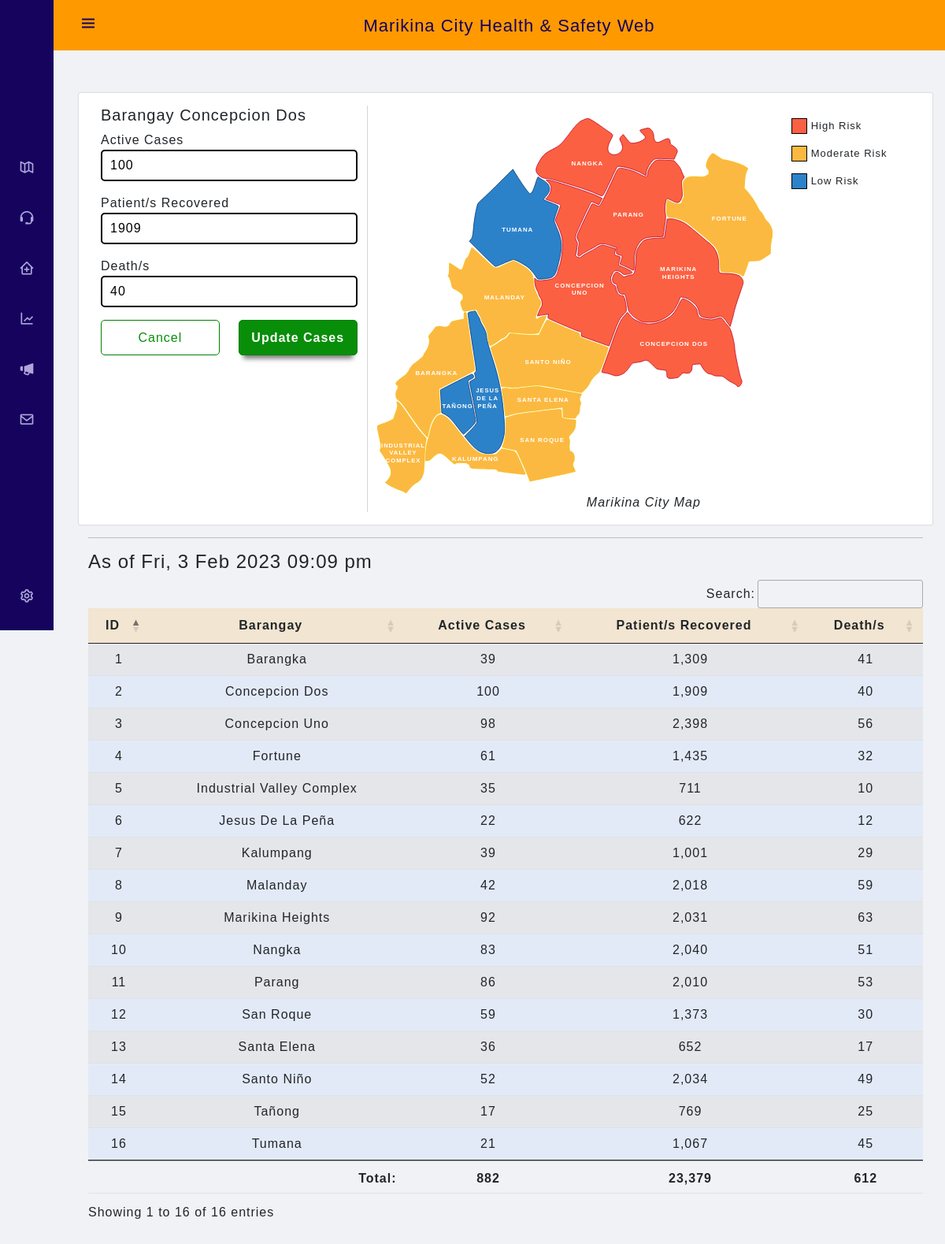
The page /admin/covid19-cases?barangay-id=2 (signed in) on the database its author committed.
### tables this page shows
CREATE TABLE `barangay_cases` (
  `id` int(11) NOT NULL,
  `barangay_id` int(11) NOT NULL,
  `active_cases` int(11) NOT NULL DEFAULT 0,
  `recovered_cases` int(11) NOT NULL DEFAULT 0,
  `death_cases` int(11) NOT NULL DEFAULT 0
);

CREATE TABLE `svg_path` (
  `barangay_id` int(11) NOT NULL,
  `barangay` text NOT NULL,
  `svg_id` text NOT NULL,
  `d` text NOT NULL,
  `label` text NOT NULL
);

### admin/covid19-cases.php (the view, shortened to what this page needs)
<?php require_once "controller.php"; ?>
<?php
if(isset($_COOKIE['ad'])){
    $email = $_COOKIE['ad'];
    $admin_id = $_COOKIE['ai'];
}else{
    $email = $_SESSION['email'];
}
if($email != false){
    $sql = "SELECT * FROM admin WHERE email = '$email'";
    $run_Sql = mysqli_query($conn, $sql);
}else{
    header('Location: login');
}
$barangay_id = "";
if(isset($_GET['barangay-id'])){
    $barangay_id = $_GET['barangay-id'];
    $sql4 = "SELECT * FROM barangay_cases WHERE id ='$barangay_id'";
    $result4 = $conn->query($sql4);
    while ($row4 = $result4->fetch_assoc()) {
        $active_cases = $row4['active_cases'];
        $recovered_cases = $row4['recovered_cases'];
        $death_cases = $row4['death_cases'];
    }
}
$sql2 = "SELECT update_time FROM information_schema.tables WHERE table_name = 'barangay_cases'";
$result2 = $conn->query($sql2);
if ($result2->num_rows > 0) {
    while ($row2 = $result2->fetch_assoc()) {
        $mysql_date = $row2['update_time'];
    }
}
$sql3 = "SELECT barangay_cases.barangay_id, svg_path.barangay, barangay_cases.active_cases, barangay_cases.recovered_cases, barangay_cases.death_cases FROM
barangay_cases INNER JOIN svg_path ON barangay_cases.barangay_id=svg_path.barangay_id";
$result3 = $conn->query($sql3);
$sql4 = "SELECT SUM(active_cases) AS total_active_cases, SUM(recovered_cases) AS total_recovered_cases, SUM(death_cases) AS total_death_cases FROM barangay_cases";
$result4 = $conn->query($sql4);
$phpdate = strtotime($mysql_date . "+8 hours");
$mysqldate = date('D\, j M Y h:i a', $phpdate );
?>
<?php include "php/header1.php"; ?>
<?php include "php/header2.php"; ?>
<?php include "php/navigation.php"; ?>
<div class="main-content container-fluid">
    <div class="row profile-form p-3">
        <div class="col-12 col-lg-4 order-lg-first line2">
            <form action="" method="POST" enctype="multipart/form-data">
                <h5>Barangay
                    <?php
                    switch ($barangay_id){
                        case "2": echo "Concepcion Dos";
                            break;
                    } ?>
                </h5>
                <div class="row mb-3">
                    <div class="col">
                        <label for="confirmed_cases">Active Cases</label><br/>
                        <input type="text" class="login-credentials" id="confirmed_cases" name="active_cases" placeholder="Enter number of active cases" value="<?php if(!empty($active_cases)){echo $active_cases;} else{echo "0";}?>" onkeydown="javascript: return event.keyCode === 8 || event.keyCode === 46 ? true : !isNaN(Number(event.key))"required>
                    </div>
                </div>
                <div class="row mb-3">
                    <div class="col">
                        <label for="recovered_cases">Patient/s Recovered</label><br/>
                        <input type="text" class="login-credentials" id="recovered_cases" name="recovered_cases" placeholder="Enter number of recovered cases" value="<?php if(!empty($recovered_cases)){echo $recovered_cases;} else{echo "0";}?>" onkeydown="javascript: return event.keyCode === 8 || event.keyCode === 46 ? true : !isNaN(Number(event.key))"required>
                    </div>
                </div>
                <div class="row mb-3">
                    <div class="col">
                        <label for="deaths">Death/s</label><br/>
                        <input type="text" class="login-credentials" id="deaths" name="death_cases" placeholder="Enter number of death cases" value="<?php if(!empty($death_cases)){echo $death_cases;}else{echo "0";} ?>" onkeydown="javascript: return event.keyCode === 8 || event.keyCode === 46 ? true : !isNaN(Number(event.key))"required>
                    </div>
                </div>
                <div class="row">
                    <div class="col-6">
                        <?php if(!empty($barangay_id)){
                            echo "<a href='covid19-cases'><button type='button' class='cancel-button'>Cancel</button></a>";
                        }
                        ?>
                    </div>
                    <div class="col-6">
                        <input class="login-button"  value="Update Cases" name="update-cases" type="submit">
                    </div>
                </div>
            </form>
        </div>
        <div class="col-12 col-lg-8 order-first">
            <div class="row">
                <div class="col-12 col-lg-9 order-first mt-3">
                    <div class="mapdiv">
                    </div>
                </div>
                <div class="col-12 col-lg-3 mt-3">
                    <div class="row">
                        <div class="col-4 col-lg-12 order-first">
                            <div class="box-test">
                                <div class='box red'></div>
                                <span class="box-text">High Risk</span>
                            </div>
                        </div>
                        <div class="col-4 col-lg-12">
                            <div class="box-test">
                                <div class='box yellow'></div>
                                <span class="box-text">Moderate Risk</span>
                            </div>
                        </div>
                        <div class="col-4 col-lg-12">
                            <div class="box-test">
                                <div class='box green'></div>
                                <span class="box-text">Low Risk</span>
                            </div>
                        </div>
                    </div>
                </div>
            </div>
            <div class="row">
                <div style="text-align:center;"><em>Marikina City Map</em></div>
            </div>
        </div>
    </div>
    <hr>
    <h4><?php echo "As of ".$mysqldate; ?></h4>
    <table id="example" class="table table-striped" style="width:100%">
        <thead>
            <tr>
                <th class="row-head" >ID</th>
                <th class="row-head">Barangay</th>
                <th class="row-head">Active Cases</th>
                <th class="row-head">Patient/s Recovered</th>
                <th class="row-head">Death/s</th>
            </tr>
        </thead>
        <tbody>
        <?php
            if ($result3->num_rows > 0) {
                while ($row3 = $result3->fetch_assoc()) {
                    ?>
                        <tr>
                            <td><?php echo $row3['barangay_id']; ?></td>
                            <td><?php echo $row3['barangay']; ?></td>
                            <td><?php echo number_format($row3['active_cases']); ?></td>
                            <td><?php echo number_format($row3['recovered_cases']); ?></td>
                            <td><?php echo number_format($row3['death_cases']); ?></td>
                        </tr>
                <?php }
            }?>
        </tbody>
        <tfoot>
        <?php
            if ($result4->num_rows > 0) {
                while ($row4 = $result4->fetch_assoc()) {
                    ?>
                        <tr>
                            <th colspan="2" style="text-align:right">Total:</th>
                            <th><?php echo number_format($row4['total_active_cases']); ?></th>
                            <th><?php echo number_format($row4['total_recovered_cases']); ?></th>
                            <th><?php echo number_format($row4['total_death_cases']); ?></th>
                        </tr>
                <?php }
            }?>
        </tfoot>
    </table>
</div>
<?php include "php/navigation2.php"; ?>

### admin/css/style.css (style rules this page uses)
* { margin: 0; padding: 0; box-sizing: border-box; text-decoration: none; font-family: 'Helvetica', 'Arial', sans-serif; letter-spacing: 1px; }
html { height: 100%; min-width: 100%; margin:0; padding:0; }
body { background-color: #f0f2f5 !important; }
.dt-center { vertical-align: middle; }
.body-nav { position: relative; margin: var(--header-height) 0 0 0; padding: 0 1rem; font-family: var(--body-font); font-size: var(--normal-font-size); transition: .5s; }
.login-credentials { width: 100%; height: 40px; padding-left: 10px; padding-right: 5px; border-radius: 5px; border: solid 2px black; }
.login-button { width: 100%; height: 45px; color: white; background-color: var(--button-color); border: solid thin green; border-radius: 5px; cursor: pointer; outline: none; transition: 0.4s; -webkit-box-shadow: 0 10px 6px -6px #777; -moz-box-shadow: 0 10px 6px -6px #777; box-shadow: 0 10px 6px -6px #777; font-weight: bold; }
.cancel-button { width: 100%; height: 45px; color: var(--button-color); background-color: white; border: solid thin green; border-radius: 5px; cursor: pointer; outline: none; transition: 0.4s; }
:root { --header-height: 3rem; --nav-width: 68px; --first-color: #15035e; --first-color-light: #AFA5D9; --white-color: #fbf9f6; --orange-color: #ff9900; --dmenu-color: #2605a7; --button-color: #088e08; --body-font: 'Nunito', sans-serif; --normal-font-size: 1rem; --z-fixed: 100 }
a { text-decoration: none; }
@media screen and (min-width: 640px) { .body-nav { margin: calc(var(--header-height) + 1rem) 0 0 0; padding-left: calc(var(--nav-width) + 2rem) } }
.main-content { padding: 5%; background-color: #f0f2f5; }
.even { background-color: rgba(151, 187, 255, 0.15) !important; }
.row-head { background-color: rgba(255, 153, 0, 0.15) !important; }
.profile-form { height: 100%; margin-left: auto; margin-right: auto; display: block; background-color: white; border-radius: 3px; box-shadow: 0px 0px 1px 1px rgba(212,212,212,0.75); -webkit-box-shadow: 0px 0px 1px 1px rgba(212,212,212,0.75); -moz-box-shadow: 0px 0px 1px 1px rgba(212,212,212,0.75); }
.box-test { display : flex; align-items : center; margin-bottom: 15px; }
.box-text { font-size: 13px; }
.box { height: 20px; width: 20px; border: 1px solid black; margin-right : 5px; }
.red { background-color: #fc6042; fill: #fc6042; stroke: #BA0020FF; }
.yellow { background-color: #fcb941; fill: #fcb941; stroke: #F6BB0A; }
.green { background-color: #2c82c9; fill: #2c82c9; stroke: #013375; }
.line, .line2 { border-right: 1px solid #d6d5d5; }

### rows shown on the page
barangay_cases: active_cases "100", recovered_cases "1909", death_cases "40", barangay "2", barangay.barangay "Concepcion Dos", recovered_cases "1,909"
barangay_cases: barangay "1", barangay.barangay "Barangka", active_cases "39", recovered_cases "1,309", death_cases "41"
barangay_cases: barangay "3", barangay.barangay "Concepcion Uno", active_cases "98", recovered_cases "2,398", death_cases "56"
barangay_cases: barangay "4", barangay.barangay "Fortune", active_cases "61", recovered_cases "1,435", death_cases "32"
barangay_cases: barangay "5", barangay.barangay "Industrial Valley Complex", active_cases "35", recovered_cases "711", death_cases "10"
barangay_cases: barangay "6", barangay.barangay "Jesus De La Peña", active_cases "22", recovered_cases "622", death_cases "12"
barangay_cases: barangay "7", barangay.barangay "Kalumpang", active_cases "39", recovered_cases "1,001", death_cases "29"
barangay_cases: barangay "8", barangay.barangay "Malanday", active_cases "42", recovered_cases "2,018", death_cases "59"
barangay_cases: barangay "9", barangay.barangay "Marikina Heights", active_cases "92", recovered_cases "2,031", death_cases "63"
barangay_cases: barangay "10", barangay.barangay "Nangka", active_cases "83", recovered_cases "2,040", death_cases "51"
barangay_cases: barangay "11", barangay.barangay "Parang", active_cases "86", recovered_cases "2,010", death_cases "53"
barangay_cases: barangay "12", barangay.barangay "San Roque", active_cases "59", recovered_cases "1,373", death_cases "30"
barangay_cases: barangay "13", barangay.barangay "Santa Elena", active_cases "36", recovered_cases "652", death_cases "17"
barangay_cases: barangay "14", barangay.barangay "Santo Niño", active_cases "52", recovered_cases "2,034", death_cases "49"
barangay_cases: barangay "15", barangay.barangay "Tañong", active_cases "17", recovered_cases "769", death_cases "25"
barangay_cases: barangay "16", barangay.barangay "Tumana", active_cases "21", recovered_cases "1,067", death_cases "45"

### other values the page prints
$mysqldate "Fri, 3 Feb 2023 09:09 pm"
$row4['total_active_cases'] "882"
$row4['total_recovered_cases'] "23,379"
$row4['total_death_cases'] "612"
